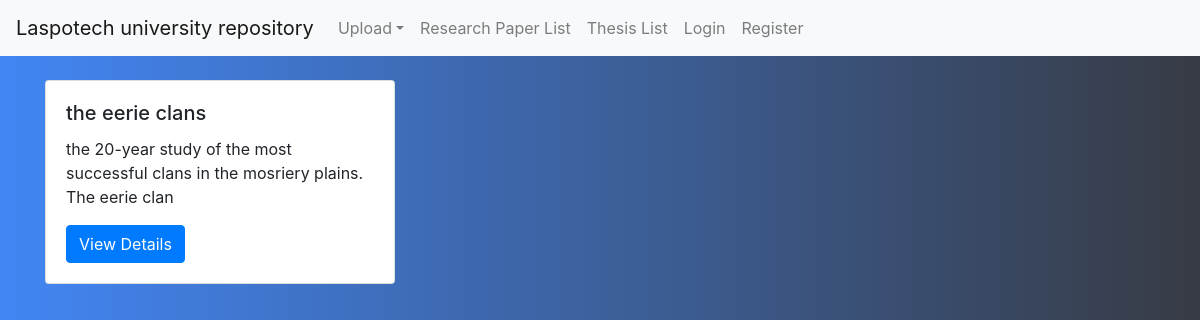
Page /research_papers/ on the committed database.
### research_repo_app/models.py (models this page shows, shortened)
class ResearchPaper(models.Model):
    title = models.CharField(max_length=200)
    description = models.TextField()
    author = models.ForeignKey(User, on_delete=models.CASCADE)
    file = models.FileField(upload_to='research_papers/')

### research_repo_app/views.py (the view)
# urls.py: path('research_papers/', views.research_list, name='research_list'),
def research_list(request):
    research_papers = ResearchPaper.objects.all()
    return render(request, 'research_list.html', {'research_papers': research_papers})

### research_repo_app/templates/research_list.html (shortened to what this page needs)
{% extends 'base.html' %}
{% block content %}
<div class="row">
    {% for research_paper in research_papers %}
    <div class="col-md-4">
        <div class="card mb-3">
            <div class="card-body">
                <h5 class="card-title">{{ research_paper.title }}</h5>
                <p class="card-text">{{ research_paper.description }}</p>
                <a href="{% url 'research_details' research_paper.id %}" class="btn btn-primary">View Details</a>
            </div>
        </div>
    </div>
    {% endfor %}
</div>
{% endblock %}

### research_repo_app/templates/base.html (style rules this page uses)
body { background: #373B44; background: -webkit-linear-gradient(to right, #4286f4, #373B44); background: linear-gradient(to right, #4286f4, #373B44); }

### rows in the picture
ResearchPaper: title "the eerie clans", description "the 20-year study of the most successful clans in the mosriery plains. The eerie clan"
